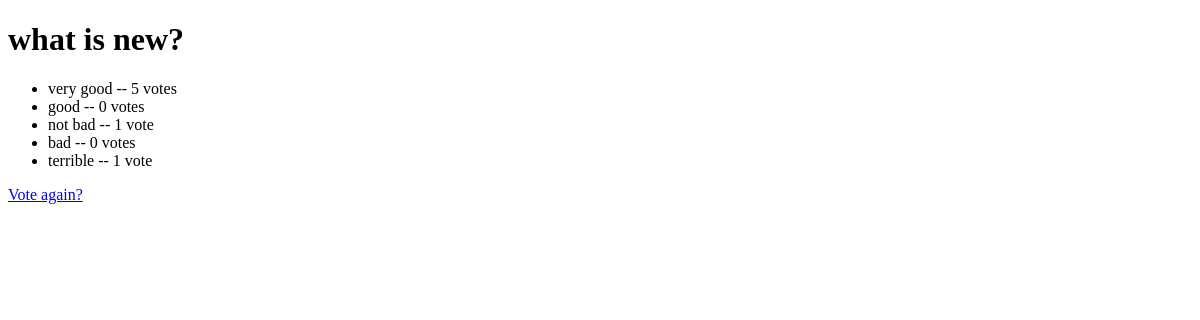
/polls/1/results/, run on an earlier commit of the app's database.
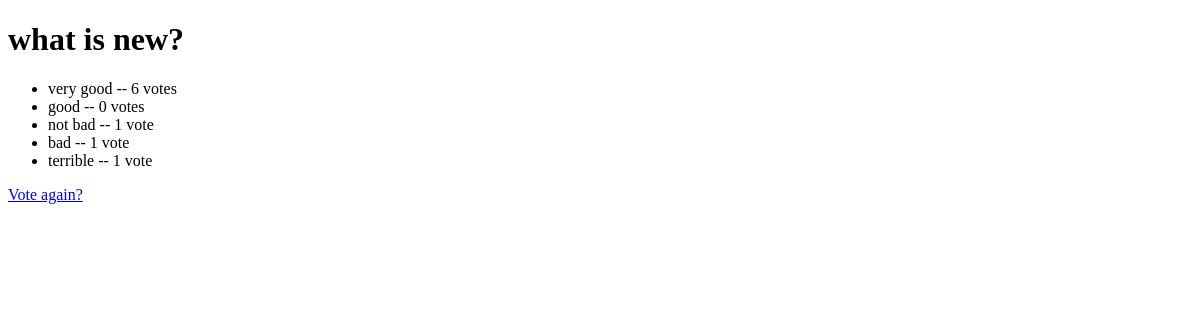
And on a later commit of the database.
### polls/models.py (models this page shows, shortened)
class Question(models.Model):
    question_text = models.CharField(max_length=200)
    pub_date = models.DateTimeField('date published')

class Choice(models.Model):
    question = models.ForeignKey(Question, on_delete=models.CASCADE)
    choice_text = models.CharField(max_length=200)
    votes = models.IntegerField(default=0)

### polls/views.py (the view)
# urls.py: path('<int:pk>/results/', views.ResultsView.as_view(), name='results'),
class ResultsView(DetailView):
    model = Question
    template_name = 'polls/results.html'

### polls/templates/polls/results.html (shortened to what this page needs)
<!DOCTYPE html>
<html lang="en">
<head>
</head>
<body>
<h1>{{ question.question_text }}</h1>
<ul>
{% for choice in question.choice_set.all %}
    <li>{{ choice.choice_text }} -- {{ choice.votes }} vote{{ choice.votes|pluralize }}</li>
{% endfor %}
</ul>
<a href="{% url 'polls:detail' question.id %}">Vote again?</a>
</body>
</html>

What changed in the data, as far as the page shows it:
changed Choice "very good": votes "5" → "6"
changed Choice "bad": votes "0" → "1"
